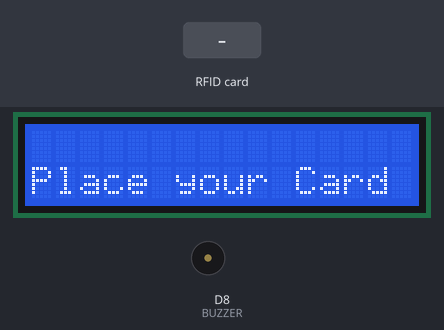
Simulated run of this sketch. Board: ESP8266 (NodeMCU). Shown: 16×2 character LCD, buzzer (waves = sounding, pin HIGH). The inputs (shaded band) are chosen by the test bench. WiFi joins after 1.5 s; servers stay silent unless stated; uploads are accepted with an empty reply; what the sketch prints to the serial monitor is not drawn.

Above: at 5.2 s.
5.3 s: RFID card 5E 7A 19 C4 held to the reader
At 6.5 s:
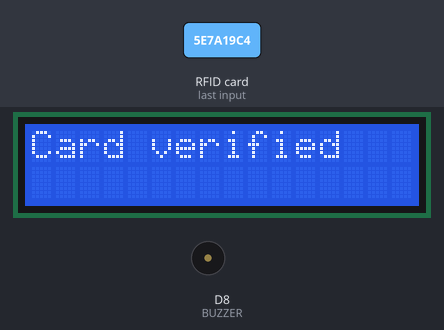
At 8.5 s:
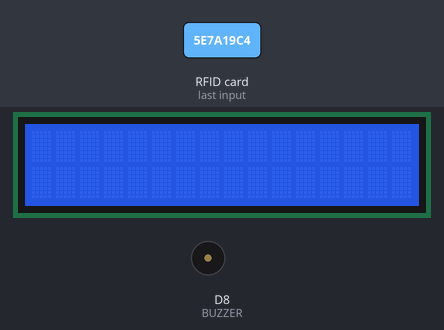
Timing chart, 0 to 10.0 s (numbered marks = the images above; inputs shaded):
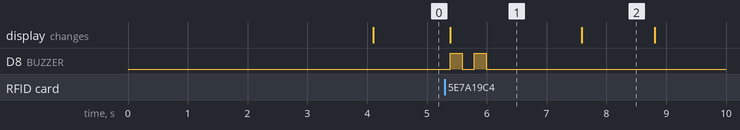

The sketch:

final_mini_project_code.ino
```cpp
#include <Wire.h>

#include <LiquidCrystal_I2C.h>

#include <SPI.h>
#include <MFRC522.h>
#include <Arduino.h>
#include <ESP8266WiFi.h>
#include <ESP8266WiFiMulti.h>
#include <ESP8266HTTPClient.h>
#include <WiFiClient.h>
#include <WiFiClientSecureBearSSL.h>

// Fingerprint for demo URL, expires on June 2, 2021, needs to be updated well before this date
//const uint8_t fingerprint[20] = {0x8b, 0x43, 0xe2,  0x82, 0x97, 0xfe, 0xa1, 0xb5, 0xbe, 0x53, 0xf6, 0x22, 0xea, 0x72, 0x1a, 0x54, 0xe3, 0x90, 0x3e, 0xb5};
// 8b 43 e2 82 97 fe a1 b5 be 53 f6 22 ea 72 1a 54 e3 90 3e b5
#define RST_PIN  D3     // Configurable, see typical pin layout above
#define SS_PIN   D4     // Configurable, see typical pin layout above
#define BUZZER   D8     // Configurable, see typical pin layout above


LiquidCrystal_I2C lcd(0x27, 16, 2);

MFRC522 mfrc522(SS_PIN, RST_PIN);  // Instance of the class
MFRC522::MIFARE_Key key;
ESP8266WiFiMulti WiFiMulti;
MFRC522::StatusCode status;

/* Be aware of Sector Trailer Blocks */
int blockNum = 2;

/* Create another array to read data from Block */
/* Legthn of buffer should be 2 Bytes more than the size of Block (16 Bytes) */
byte bufferLen = 18;
byte readBlockData[18];

String data2;
const String data1 = "https://script.google.com/macros/s/AKfycbxBKQzRIA9VuUnPr7Fh9UP49D7S2oQV9qTB65Ur-OKYCL8Q-FdVWQl7q5JpJkkALoie/exec?rollno=&name=";

void setup()
{
  /* Initialize serial communications with the PC */
  Serial.begin(9600);
  // Serial.setDebugOutput(true);

  Serial.println();
  Serial.println();
  Serial.println();

  lcd.begin();

  // Turn on the blacklight and print a message.
  lcd.backlight();
  lcd.setCursor(2,0);
  lcd.print("IoT Attendence");

  lcd.setCursor(2,1);
  lcd.print("System");
  lcd.clear();
  for (uint8_t t = 4; t > 0; t--)
  {
    Serial.printf("[SETUP] WAIT %d...\n", t);
    Serial.flush();
    delay(1000);
  }

  WiFi.mode(WIFI_STA);

  /* Put your WIFI Name and Password here */
  WiFiMulti.addAP("Redmi 123456789", "sonu260202");

  /* Set BUZZER as OUTPUT */
  pinMode(BUZZER, OUTPUT);
  /* Initialize SPI bus */
  SPI.begin();
}

void loop()
{
  lcd.setCursor(0,1);
  lcd.print("Place your Card");

  /* Initialize MFRC522 Module */
  mfrc522.PCD_Init();
  /* Look for new cards */
  /* Reset the loop if no new card is present on RC522 Reader */
  if ( ! mfrc522.PICC_IsNewCardPresent())
  {
    return;
  }
  /* Select one of the cards */
  if ( ! mfrc522.PICC_ReadCardSerial())
  {
    return;
  }
  /* Read data from the same block */
  Serial.println();
  Serial.println(F("Reading last data from RFID..."));
  ReadDataFromBlock(blockNum, readBlockData);
  /* If you want to print the full memory dump, uncomment the next line */
  //mfrc522.PICC_DumpToSerial(&(mfrc522.uid));

//  lcd.print(readBlockData[j]);

  lcd.setCursor(0,1);
  lcd.clear();
  lcd.setCursor(0,0);
  lcd.print( "Card verified");


  /* Print the data read from block */
  Serial.println();
  Serial.print(F("Last data in RFID:"));
  Serial.print(blockNum);
  Serial.print(F(" --> "));
  for (int j=0 ; j<16 ; j++)
  {
    Serial.write(readBlockData[j]);

  }
  Serial.println();
  digitalWrite(BUZZER, HIGH);
  delay(200);
  digitalWrite(BUZZER, LOW);
  delay(200);
  digitalWrite(BUZZER, HIGH);
  delay(200);
  digitalWrite(BUZZER, LOW);

  // wait for WiFi connection
  if ((WiFiMulti.run() == WL_CONNECTED))
  {
    std::unique_ptr<BearSSL::WiFiClientSecure>client(new BearSSL::WiFiClientSecure);

//    client->setFingerprint(fingerprint);
    // Or, if you happy to ignore the SSL certificate, then use the following line instead:
     client->setInsecure();

    data2 = data1 + String((char*)readBlockData);
    data2.trim();
    Serial.println(data2);


//  delay(1000);
  lcd.clear();
    HTTPClient https;
    Serial.print(F("[HTTPS] begin...\n"));
    if (https.begin(*client, (String)data2))
    {
      // HTTP
      Serial.print(F("[HTTPS] GET...\n"));
      // start connection and send HTTP header
      int httpCode = https.GET();

      // httpCode will be negative on error
      if (httpCode > 0)
      {
        // HTTP header has been send and Server response header has been handled
        Serial.printf("[HTTPS] GET... code: %d\n", httpCode);
        // file found at server
      }
      else
      {
        Serial.printf("[HTTPS] GET... failed, error: %s\n", https.errorToString(httpCode).c_str());
      }
      https.end();
      delay(1000);
    }
    else
    {
      Serial.printf("[HTTPS} Unable to connect\n");
    }
  }
  lcd.clear();


}

void ReadDataFromBlock(int blockNum, byte readBlockData[])
{
  /* Prepare the ksy for authentication */
  /* All keys are set to FFFFFFFFFFFFh at chip delivery from the factory */
  for (byte i = 0; i < 6; i++)
  {
    key.keyByte[i] = 0xFF;
  }
  /* Authenticating the desired data block for Read access using Key A */
  status = mfrc522.PCD_Authenticate(MFRC522::PICC_CMD_MF_AUTH_KEY_A, blockNum, &key, &(mfrc522.uid));

  if (status != MFRC522::STATUS_OK)
  {
     Serial.print("Authentication failed for Read: ");
     Serial.println(mfrc522.GetStatusCodeName(status));
     return;
  }
  else
  {
    Serial.println("Authentication success");
  }

  /* Reading data from the Block */
  status = mfrc522.MIFARE_Read(blockNum, readBlockData, &bufferLen);
  if (status != MFRC522::STATUS_OK)
  {
    Serial.print("Reading failed: ");
    Serial.println(mfrc522.GetStatusCodeName(status));
    return;
  }
  else
  {
    Serial.println("Block was read successfully");
  }
}
```

Measured:
- after the input at 5.3 s, D8 (BUZZER): alternates HIGH for 0.20 s and LOW for 0.20 s, 4 changes in all, then stays LOW, starting after 0.09 s; the display: changes after 0.09 s (image 1)
- what the display in image 1 shows lasts 2.2 s, from 5.4 s to 7.6 s
